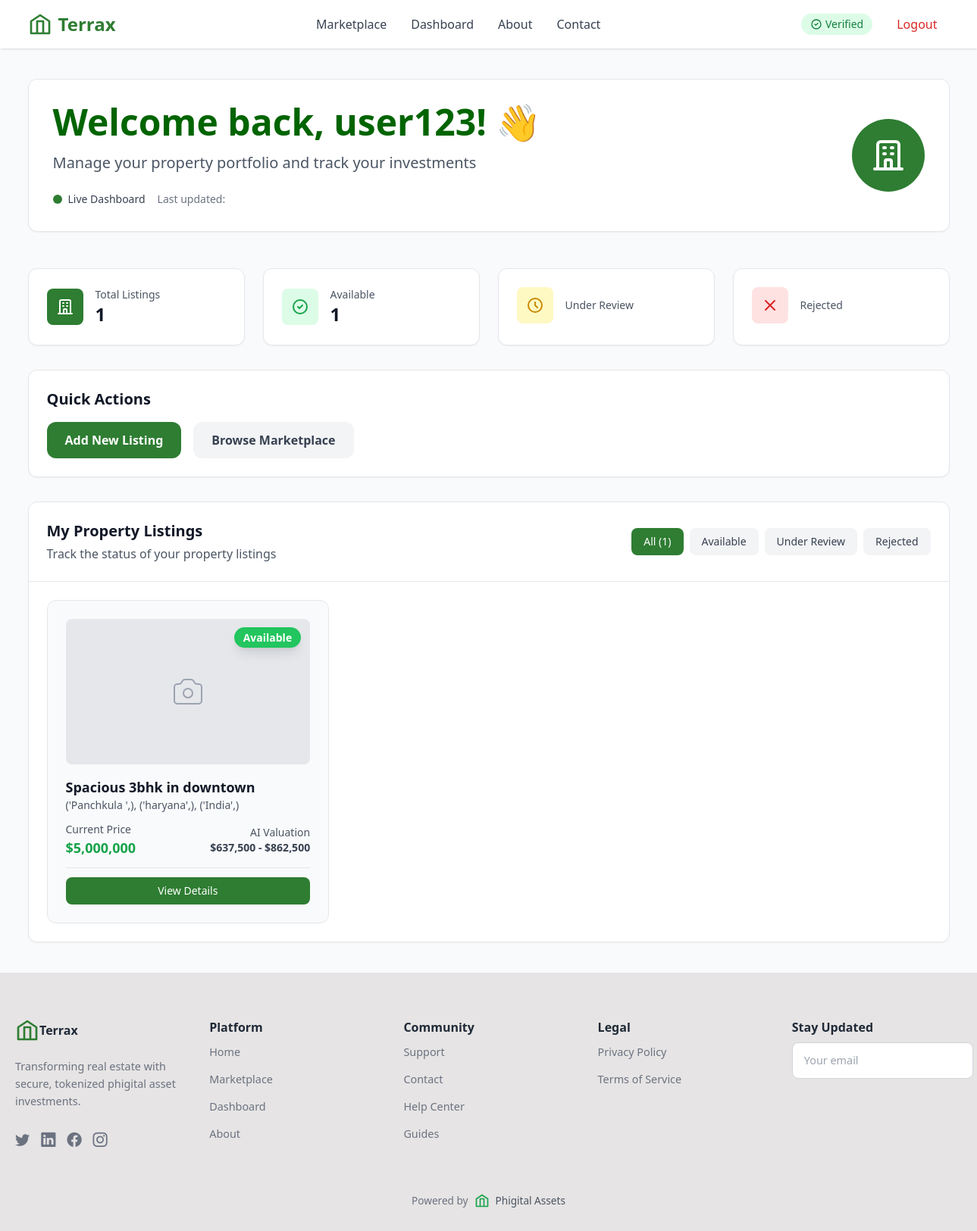
/seller/ (signed in), run on an earlier commit of the app's database.
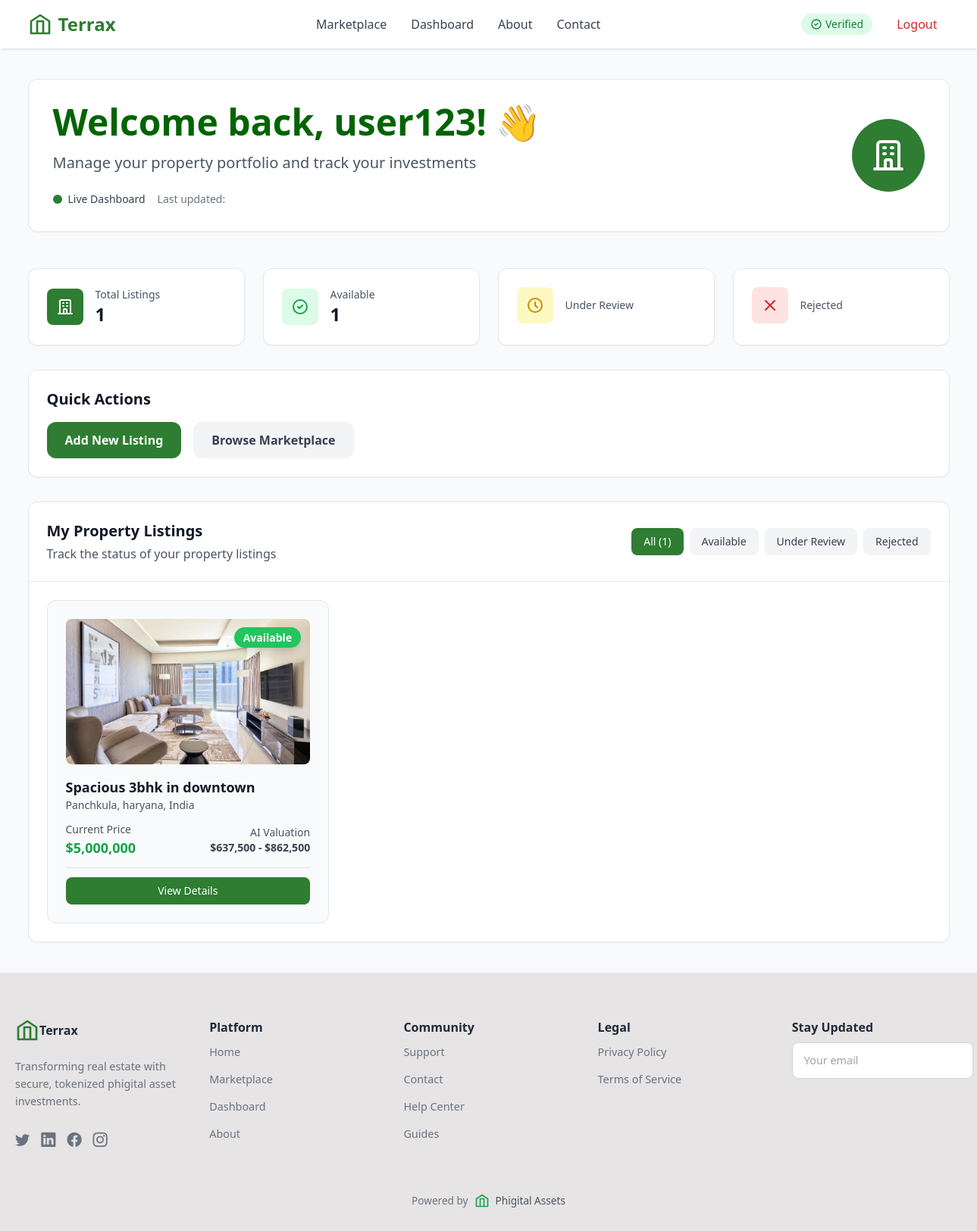
And on a later commit of the database.
### marketplace/models.py (models this page shows, shortened)
class Listing(models.Model):
    STATUS_CHOICES = [
        ('draft', 'Draft'),
        ('submitted', 'Submitted'),
        ('pending_validation', 'Pending Validation'),
        ('available', 'Available'),
        ('sold', 'Sold'),
        ('rejected', 'Rejected'),
    ]
    PROPERTY_TYPE_CHOICES = [
        ('residential', 'Residential'),
        ('apartment', 'Apartment'),
        ('commercial', 'Commercial'),
        ('land', 'Land'),
        ('industrial', 'Industrial'),
    ]
    owner = models.ForeignKey(User, on_delete=models.CASCADE)
    title = models.CharField(max_length=255, blank=True, null=True)
    description = models.TextField(blank=True, null=True)
    property_type = models.CharField(max_length=50, choices=PROPERTY_TYPE_CHOICES, blank=True, null=True)
    location = models.CharField(max_length=255, blank=True, null=True)
    city = models.CharField(max_length=100, blank=True, null=True)
    state = models.CharField(max_length=100, blank=True, null=True)
    country = models.CharField(max_length=100, default='US')
    size = models.DecimalField(max_digits=10, decimal_places=2, blank=True, null=True)
    bedrooms = models.IntegerField(blank=True, null=True)
    bathrooms = models.IntegerField(blank=True, null=True)
    year_built = models.PositiveIntegerField(blank=True, null=True)
    ownership_type = models.CharField(max_length=100, blank=True, null=True)
    cover_image = models.ImageField(upload_to='listing_images/', blank=True, null=True)
    video = models.FileField(upload_to='listing_videos/', blank=True, null=True)
    title_deed = models.FileField(upload_to='listing_docs/', blank=True, null=True)
    tax_certificate = models.FileField(upload_to='listing_docs/', blank=True, null=True)
    utility_bills = models.FileField(upload_to='listing_docs/', blank=True, null=True)
    kyc_doc = models.FileField(upload_to='kyc_docs/', blank=True, null=True)
    price = models.DecimalField(max_digits=12, decimal_places=2, blank=True, null=True)
    valuation_min = models.DecimalField(max_digits=12, decimal_places=2, blank=True, null=True)
    valuation_max = models.DecimalField(max_digits=12, decimal_places=2, blank=True, null=True)
    fractionalisation = models.BooleanField(default=False)
    fraction_shares_total = models.PositiveIntegerField(default=1000)
    let_agent_suggest = models.BooleanField(default=False)
    token_id = models.CharField(max_length=100, blank=True, null=True)
    contract_address = models.CharField(max_length=100, blank=True, null=True)
    ipfs_metadata_cid = models.CharField(max_length=255, blank=True, null=True)
    validation_status = models.CharField(max_length=20, choices=[
        ('pending', 'Pending'),
        ('approved', 'Approved'),
        ('rejected', 'Rejected'),
    ], default='pending')
    validation_confidence = models.FloatField(default=0.0)
    valuation_confidence = models.FloatField(default=0.0)
    recommendation_score = models.FloatField(default=0.0)
    status = models.CharField(max_length=20, choices=STATUS_CHOICES, default='draft')
    created_at = models.DateTimeField(auto_now_add=True)
    updated_at = models.DateTimeField(auto_now=True)
    @property
    def display_price(self):
        if self.status == 'sold':
            return "Sold"
        elif self.status in ['pending_validation', 'submitted']:
            return "Price Hidden"
        elif self.price:
            return f"${self.price:,.0f}"
        elif self.let_agent_suggest and self.valuation_min:
            return f"${self.valuation_min:,.0f}"
        else:
            return "Price on Request"
    @property
    def display_valuation(self):
        if self.valuation_min and self.valuation_max:
            return f"${self.valuation_min:,.0f} - ${self.valuation_max:,.0f}"
        elif self.valuation_min:
            return f"${self.valuation_min:,.0f}"
        else:
            return "Valuation Pending"
    @property
    def status_badge_color(self):
        if self.status == 'available' and not self.token_id:
            return 'blue'
        colors = {
            'available': 'green',
            'sold': 'red',
            'pending_validation': 'yellow',
            'rejected': 'red',
            'draft': 'gray',
            'submitted': 'yellow'  # Show as under review
        }
        return colors.get(self.status, 'gray')
    @property
    def status_badge_text(self):
        if self.status == 'available' and not self.token_id:
            return 'Needs Minting'
        texts = {
            'available': 'Available',
            'sold': 'Sold',
            'pending_validation': 'Under Review',
            'rejected': 'Rejected',
            'draft': 'Draft',
            'submitted': 'Under Review'  # Show as under review
        }
        return texts.get(self.status, 'Unknown')
    @property
    def full_location(self):
        parts = [self.city, self.state, self.country]
        return ', '.join(filter(None, parts))

### marketplace/views.py (the view)
# urls.py: path('seller/', views.seller, name='seller'),
def seller(request):
    if not request.user.is_authenticated:
        return redirect('login')
    logger.info(f"Dashboard request - User: {request.user}, Authenticated: {request.user.is_authenticated}, Username: {request.user.username}")
    from django.contrib.auth.models import User
    user123 = User.objects.filter(username='user123').first()
    if user123:
        user123_listings = Listing.objects.filter(owner=user123)
        logger.info(f"Direct check - user123 exists, has {user123_listings.count()} listings")
        for listing in user123_listings:
            logger.info(f"  - Listing {listing.id}: {listing.title}, Status: {listing.status}")
    else:
        logger.info("Direct check - user123 does not exist")
    user_listings = Listing.objects.filter(
        owner=request.user
    ).exclude(
        title__isnull=True
    ).exclude(
        title__exact=''
    ).exclude(
        description__isnull=True
    ).exclude(
        description__exact=''
    ).exclude(
        price__isnull=True
    ).exclude(
        price__lte=0
    ).order_by('-created_at')
    all_user_listings = Listing.objects.filter(owner=request.user)
    logger.info(f"All listings for user {request.user.username}: {all_user_listings.count()}")
    for listing in all_user_listings:
        logger.info(f"  - Listing {listing.id}: {listing.title}, Status: {listing.status}, Validation: {listing.validation_status}, Token: {listing.token_id}")
    try:
        profile = request.user.profile
        kyc_verified = profile.kyc_verified or profile.kyc_status in ['auto_approved', 'approved']
        kyc_status = profile.kyc_status
    except Profile.DoesNotExist:
        profile = Profile.objects.create(user=request.user)
        kyc_verified = False
        kyc_status = 'not_submitted'
    logger.info(f"Dashboard for user {request.user.username}: {user_listings.count()} listings, KYC: {kyc_verified}, Status: {kyc_status}")
    for listing in user_listings:
        logger.info(f"  - Listing {listing.id}: {listing.title}, Status: {listing.status}, Token ID: {listing.token_id}")
    context = {
        'listings': user_listings,
        'kyc_verified': kyc_verified,
        'kyc_status': kyc_status,
        'debug_info': f"User: {request.user.username}, Listings: {user_listings.count()}"
    }
    return render(request, 'seller.html', context)

### marketplace/context_processors.py (called while the page is built)
def kyc_status(request):
    if request.user.is_authenticated:
        try:
            profile = request.user.profile
            kyc_verified = profile.kyc_verified or profile.kyc_status in ['auto_approved', 'approved']
            kyc_status = profile.kyc_status
        except Profile.DoesNotExist:
            profile = Profile.objects.create(user=request.user)
            kyc_verified = False
            kyc_status = 'not_submitted'
        return {
            'kyc_verified': kyc_verified,
            'kyc_status': kyc_status,
            'user_profile': profile
        }
    return {
        'kyc_verified': False,
        'kyc_status': 'not_submitted',
        'user_profile': None
    }

### marketplace/templates/seller.html (shortened to what the changed rows need)
{% extends 'base.html' %}
{% block content %}
<main class="max-w-7xl mx-auto px-4 sm:px-6 lg:px-8 py-10">
  <div class="mb-12">
    <div class="bg-white rounded-xl shadow-sm border border-gray-200 p-8">
      <div class="flex items-center justify-between">
        <div>
          <h1 class="text-4xl md:text-5xl font-bold text-gray-900 mb-4" style="color: darkgreen;">
            Welcome back, {{ user.first_name|default:user.username }}! 👋
          </h1>
        </div>
      </div>
    </div>
  </div>
  <div class="grid grid-cols-1 md:grid-cols-4 gap-6 mb-8">
    <div class="bg-white rounded-xl p-6 shadow-sm border border-gray-200 hover:shadow-md transition-shadow">
      <div class="flex items-center">
        <div class="ml-4">
          <p class="text-sm font-medium text-gray-600">Available</p>
          <p class="text-2xl font-bold text-gray-900">
            {% for listing in listings %}
              {% if listing.status == 'available' %}{{ forloop.counter0|add:1 }}{% endif %}
            {% empty %}0{% endfor %}
          </p>
        </div>
      </div>
    </div>
  </div>
  <div class="bg-white rounded-xl p-6 shadow-sm border border-gray-200 mb-8">
    <h2 class="text-xl font-semibold text-gray-900 mb-4">Quick Actions</h2>
  </div>
  <div class="bg-white rounded-xl shadow-sm border border-gray-200">
    <div class="p-6 border-b border-gray-200">
      <div class="flex justify-between items-center">
        <div>
          <h2 class="text-xl font-semibold text-gray-900">My Property Listings</h2>
        </div>
      </div>
    </div>
    {% if listings %}
      <div class="p-6">
        <div class="grid grid-cols-1 md:grid-cols-2 lg:grid-cols-3 gap-6" id="listingsGrid">
          {% for listing in listings %}
            <div class="bg-gray-50 rounded-xl p-6 border border-gray-200 listing-card"
                 data-status="{{ listing.status }}">
              <div class="relative h-48 mb-4 rounded-lg overflow-hidden">
                {% if listing.cover_image %}
                  <img src="{{ listing.cover_image.url }}"
                       alt="{{ listing.title }}"
                       class="w-full h-full object-cover">
                {% else %}
                  <div class="w-full h-full bg-gray-200 flex items-center justify-center">
                  </div>
                {% endif %}
                <div class="absolute top-3 right-3">
                  {% if listing.status_badge_color == 'green' %}
                    <span class="px-3 py-1 bg-green-500 text-white text-sm font-semibold rounded-full shadow-lg">
                      {{ listing.status_badge_text }}
                    </span>
                  {% elif listing.status_badge_color == 'red' %}
                    <span class="px-3 py-1 bg-red-500 text-white text-sm font-semibold rounded-full shadow-lg">
                      {{ listing.status_badge_text }}
                    </span>
                  {% elif listing.status_badge_color == 'yellow' %}
                    <span class="px-3 py-1 bg-yellow-500 text-white text-sm font-semibold rounded-full shadow-lg">
                      {{ listing.status_badge_text }}
                    </span>
                  {% else %}
                    <span class="px-3 py-1 bg-gray-500 text-white text-sm font-semibold rounded-full shadow-lg">
                      {{ listing.status_badge_text }}
                    </span>
                  {% endif %}
                </div>
              </div>
              <div class="space-y-3">
                <div>
                  <h3 class="text-lg font-semibold text-gray-900">{{ listing.title|default:"Untitled Property" }}</h3>
                  <p class="text-sm text-gray-600">{{ listing.full_location|default:listing.location|default:"Location not specified" }}</p>
                </div>
                <div class="flex justify-between items-center">
                  <div>
                    <p class="text-sm text-gray-600">Current Price</p>
                    <p class="text-lg font-bold {% if listing.status == 'sold' %}text-red-600{% else %}text-green-600{% endif %}">
                      {{ listing.display_price }}
                    </p>
                  </div>
                  <div class="text-right">
                    <p class="text-sm text-gray-600">AI Valuation</p>
                    <p class="text-sm font-semibold text-gray-700">{{ listing.display_valuation }}</p>
                  </div>
                </div>
                <div class="pt-3 border-t border-gray-200">
                  <div class="flex space-x-2">
                    {% if listing.status == 'available' %}
                      <a href="{% url 'property_detail' listing.id %}" class="flex-1 bg-brand-green text-white py-2 px-3 rounded-lg text-sm font-medium hover:bg-brand-dark transition-colors text-center">
                        View Details
                      </a>
                    {% elif listing.status == 'rejected' %}
                      <button class="flex-1 bg-red-600 text-white py-2 px-3 rounded-lg text-sm font-medium hover:bg-red-700 transition-colors">
                        Edit & Resubmit
                      </button>
                    {% elif listing.validation_status == 'approved' and not listing.token_id %}
                      <button onclick="mintNFT({{ listing.id }})"
                              id="mintBtn{{ listing.id }}"
                              class="flex-1 bg-emerald-600 text-white py-2 px-3 rounded-lg text-sm font-medium hover:bg-emerald-700 transition-colors">
                        Mint NFT
                      </button>
                    {% elif listing.token_id %}
                      <div class="flex-1 bg-green-100 text-green-700 py-2 px-3 rounded-lg text-sm font-medium text-center">
                        NFT Minted
                      </div>
                    {% else %}
                      <button disabled class="flex-1 bg-gray-300 text-gray-500 py-2 px-3 rounded-lg text-sm font-medium cursor-not-allowed">
                        Pending Review
                      </button>
                    {% endif %}
                  </div>
                </div>
              </div>
            </div>
          {% endfor %}
        </div>
      </div>
    {% endif %}
  </div>
</main>
{% endblock %}

What changed in the data, as far as the page shows it:
changed Listing "Spacious 3bhk in downtown": cover_image: picture added; full_location "('Panchkula ',), ('haryana',), ('India',)" → "Panchkula, haryana, India"; cover_image empty → "listing_images/img1.jpg" (drawn)
